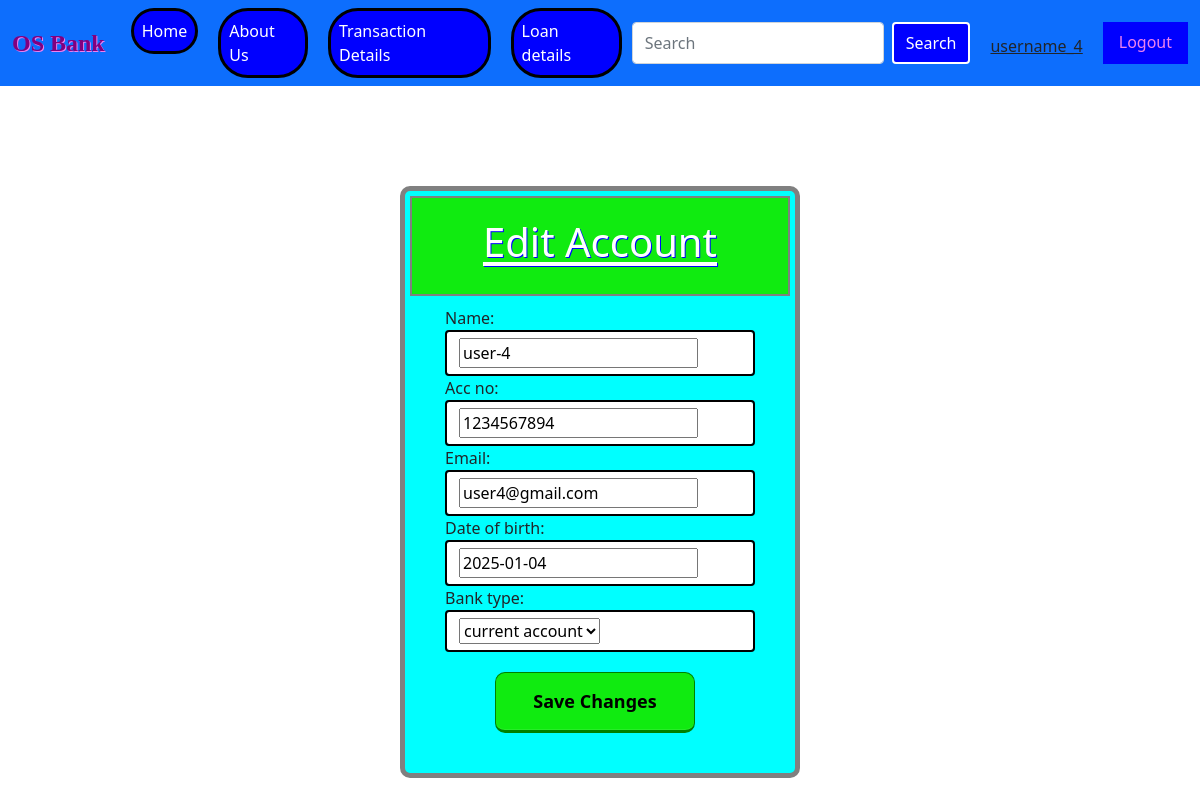
The app's page /Edit_Account (signed in) with its own data.
### bankapp/models.py (models this page shows)
class Bankupload(models.Model):
    user = models.OneToOneField(User, on_delete = models.CASCADE, null=True)
    name = models.CharField(max_length = 100)
    acc_no = models.CharField(max_length = 10, primary_key=True)
    email = models.EmailField(max_length = 254, null=True, blank=True)
    date_of_birth = models.DateField()
    amount = models.FloatField()
    bank_type = models.CharField(max_length = 15, choices = bank_type_choices)
    loan = models.FloatField(default = 0, null = True, blank = True)
    updated = models.DateTimeField(auto_now=True)
    created = models.DateTimeField(auto_now_add=True)

### bankapp/views.py (the view)
# urls.py: path('Edit_Account', edit_account, name = "Edit_Account"),
@login_required(login_url = 'login')
def edit_account(request):
    user = request.user
    account = Bankupload.objects.all().get(user=user)
    editForm = EditForm(instance = account)
    if request.method == 'POST':
        editForm = EditForm(request.POST, instance = account)
        if editForm.is_valid():
            editForm.save()
            return redirect('home')
    context = {'editForm': editForm}
    return render(request, 'EditAccount.html', context)

### bankapp/forms.py
class EditForm(forms.ModelForm):
    class Meta:
        model = Bankupload
        fields = ['name', 'acc_no', 'email', 'date_of_birth', 'bank_type']

### Templates/EditAccount.html (shortened to what this page needs)
{% extends 'main.html' %}
{% block body_block %}
{% load static %}
<form action="" method="post">
    <div class="form-group-lg">
        <div class="form-outline-lg">
            <h1 style="text-transform: capitalize;">Edit Account</h1>
        </div>
        {{editForm.name.label_tag}}
        <div class="form-control" style="border: 2px solid black;">{{editForm.name}}</div>
        {{editForm.acc_no.label_tag}}
        <div class="form-control" style="border: 2px solid black;">{{editForm.acc_no}}</div>
        {{editForm.email.label_tag}}
        <div class="form-control" style="border: 2px solid black;">{{editForm.email}}</div>
        {{editForm.date_of_birth.label_tag}}
        <div class="form-control" style="border: 2px solid black;">{{editForm.date_of_birth}}</div>
        {{editForm.bank_type.label_tag}}
        <div class="form-control" style="border: 2px solid black;">{{editForm.bank_type}}</div>
        <button type="submit" class="submit-button c-button" id="id_4">Save Changes</button>
    </div>
</form>
{% endblock %}

### Templates/main.html (shortened to what this page needs)
{% load static %}
<!DOCTYPE html>
<html lang="en">
<head>
    <link href="https://cdn.jsdelivr.net/npm/bootstrap@5.0.2/dist/css/bootstrap.min.css" rel="stylesheet">
</head>
<body>
    <nav class="navbar navbar-expand-lg navbar-light bg-primary">
        <div class="container-fluid">
          <a class="navbar-brand" id="id1" href="#">OS Bank</a>
          <div class="collapse navbar-collapse" id="navbarSupportedContent">
            <ul class="navbar-nav me-auto mb-2 mb-lg-0" id="nav-bar">
              <li class="nav-item">
                <a class="nav-link active" aria-current="page" href="{% url 'home' %}">Home</a>
              </li>
              <li class="nav-item">
                <a class="nav-link active" aria-current="page" href="{% url 'about' %}">About Us</a>
              </li>
              {% if user.is_authenticated %}
              <li class="nav-item">
                <a class="nav-link active" aria-current="page" href="{% url 'trans_details' %}">Transaction Details</a>
              </li>
              <li class="nav-item">
                <a class="nav-link active" aria-current="page" href="{% url 'loan_EMI' %}">Loan details</a>
              </li>
              {% endif %}
            </ul>
            <form class="d-flex">
              <input class="form-control me-2" type="search" placeholder="Search" aria-label="Search">
              <button class="btn btn-outline-success" type="submit" style="color: white; border: 2px solid; background-color: blue;">Search</button>
              {% if user.is_authenticated %}
              <h6 class="mb-6" style="text-decoration: underline; margin-left: 20px; margin-top: 15px;">{{user.username}}</h6>
              <a class="nav-link" id="id_1" href="{% url 'logout' %}">Logout</a>
              {% else %}
              <a class="nav-link" id="id_1" href="{% url 'login' %}">Login</a>
              {% endif %}
            </form>
          </div>
        </div>
      </nav>
      <div class="body">
        {% block body_block %}
        {% endblock %}
      </div>
</body>
</html>

### Templates/main.html (style rules this page uses)
#id1 { color: purple; font-size: x-large; font-family: serif; font-weight: bolder; text-shadow: 1px 1px violet; }
.submit-button { margin: 40px auto; padding: 20px 40px; color: black; background-color: grey; font-size: 18px; text-align: center; font-style: normal; border-radius: 10px; width: 100%; border: 5px solid green; border-width: 1px 1px 3px; box-shadow: 0 -1px 0 rgba(255,255,255,0.1) inset; margin-bottom: 10px; max-width: 200px; margin-left: 100px; font-weight: bolder; }
#id_1 { background-color: blue; color: violet; border: 20px auto; margin-left: 20px; cursor: pointer; }
.form-group-lg { max-width: 400px; margin: 100px auto; padding: 20px 40px; background: aqua; border-radius: 10px; border: 5px solid grey; text-underline-offset: 5px; }
.form-outline-lg { text-align: center; color: white; text-decoration: underline solid; text-shadow: 1px 1px blue; font-weight: bolder; border: 2px solid gray; background-color: rgb(16, 235, 16); margin-bottom: 10px; margin-left: -35px; margin-right: -35px; margin-top: -15px; padding-bottom: 20px; padding-top: 20px; }
.c-button { padding: 15px 15px 15px 15px; color: black; background-color: grey; font-size: 18px; text-align: center; font-style: normal; border-radius: 10px; width: 100%; border: 5px solid green; border-width: 1px 1px 3px; box-shadow: 0 -1px 0 rgba(255,255,255,0.1) inset; max-width: 200px; margin-top: 20px; margin-bottom: 20px; margin-left: 50px; font-weight: bolder; }
#id_4 { cursor: pointer; background-color: rgb(16, 235, 16); max-width: 200px; }
#nav-bar li a { border: 3px solid black; color: white; background-color: blue; margin-left: 10px; margin-right: 10px; border-radius: 30px; }

### records on screen
Bankupload: name "user-4", acc_no "1234567894", email "user4@gmail.com", date_of_birth "2025-01-04", bank_type "current account"

### other values on screen
{{ user.username }} "username_4"
{{ editForm.name.label_tag }} "Name:"
{{ editForm.acc_no.label_tag }} "Acc no:"
{{ editForm.email.label_tag }} "Email:"
{{ editForm.date_of_birth.label_tag }} "Date of birth:"
{{ editForm.bank_type.label_tag }} "Bank type:"
